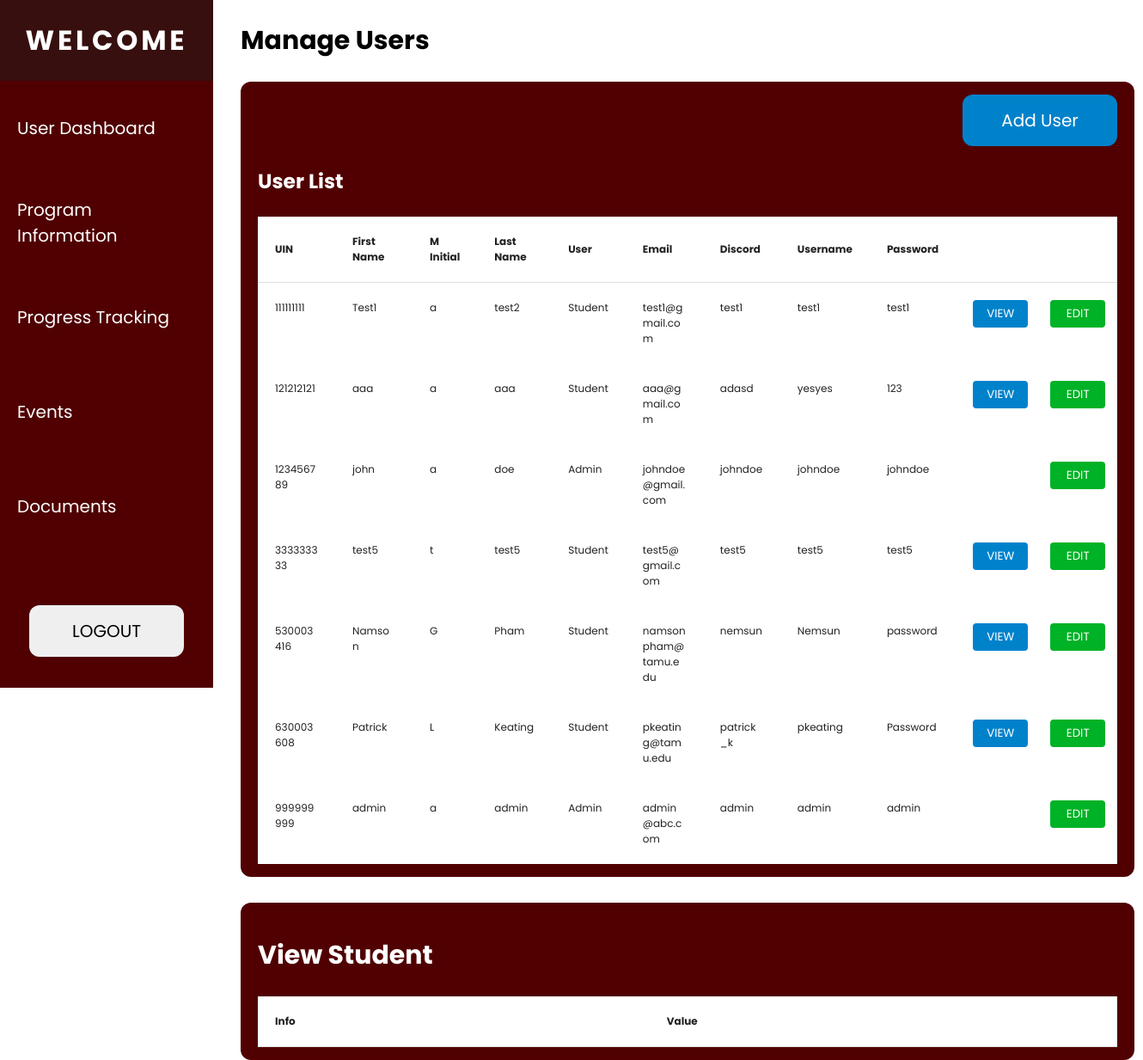
The page /pages/user_admin.php (signed in) on the database its author committed.
### tables this page shows
CREATE TABLE `users` (
  `UIN` int(255) NOT NULL,
  `First_name` varchar(255) NOT NULL,
  `M_Initial` char(1) NOT NULL,
  `Last_Name` varchar(255) NOT NULL,
  `Username` varchar(255) NOT NULL,
  `Passwords` varchar(255) NOT NULL,
  `User_Type` varchar(255) NOT NULL,
  `Email` varchar(255) NOT NULL,
  `Discord` varchar(255) NOT NULL
);

### pages/user_admin.php (the view, shortened to what this page needs)
<?php include '../assets/user_admin_header.php';
include '../assets/navbar.php';
include_once '../includes/dbh.inc.php';
?>
<div class="main-container margin-left-280">
    <div class="header">
        <h2>Manage Users</h2>
    </div>
    <div class="table-wrapper">
    <div class="flex flex-col align-end">
        <button class="add-btn" id="open-user-modal">Add User</button>
    </div>
        <h3>User List</h3>
        <?php
            $stmt = $conn->prepare("SELECT * FROM users");
            $stmt->execute();
            $result = $stmt->get_result();
        ?>
        <div class="table-container">
            <table id="userTable">
                <thead>
                    <tr>
                        <th>UIN</th>
                        <th>First Name</th>
                        <th>M Initial</th>
                        <th>Last Name</th>
                        <th>User</th>
                        <th>Email</th>
                        <th>Discord</th>
                        <th>Username</th>
                        <th>Password</th>
                        <th class="hidden">.</th>
                        <th class="hidden">.</th>
                        <th class="hidden">.</th>
                    </tr>
                </thead>
                <tbody>
                    <?php
                    if(mysqli_num_rows($result) > 0) {
                        while($row = mysqli_fetch_assoc($result)) {
                            ?>
                            <tr>
                                <td><?php echo $row['UIN']; ?></td>
                                <td><?php echo $row['First_name']; ?></td>
                                <td><?php echo $row['M_Initial']; ?></td>
                                <td><?php echo $row['Last_Name']; ?></td>
                                <td><?php echo $row['User_Type']; ?></td>
                                <td><?php echo $row['Email']; ?></td>
                                <td><?php echo $row['Discord']; ?></td>
                                <td><?php echo $row['Username']; ?></td>
                                <td><?php echo $row['Passwords']; ?></td>
                                <?php if ($row['User_Type'] == 'Student') { ?>
                                <td>
                                    <form action="user_admin.php" method="POST">
                                        <button type="submit" name="view_btn" class="table-btn view-btn">VIEW</button>
                                    </form>
                                </td>
                                <?php } else { ?>
                                    <td> </td>
                                <?php } ?>
                                <td>
                                    <form action="edit_user_admin.php" method="POST">
                                        <button type="submit" name="edit_btn" class="table-btn edit-btn">EDIT</button>
                                    </form>
                                </td>
                                <td>
                                </td>
                            </tr>
                            <?php
                        }
                    } else {
                        echo "No Users Found";
                    }
                    ?>
                </tbody>
            </table>
        </div>
    </div>
    <br>
    <div class="table-wrapper" id="specificTable">
        <h2> View Student </h2>
        <div class="table-container">
            <table id="userTable">
                <thead>
                    <tr>
                        <th>Info</th>
                        <th>Value</th>
                    </tr>
                </thead>
        </div>
    </div>
</div>

### css/navbar.css (style rules this page uses)
body { margin: 0; padding: 0; font-family: 'Poppins', sans-serif; }

### css/modal.css (style rules this page uses)
* { font-family: 'Poppins', sans-serif; }

### css/style.css (style rules this page uses)
.main-container { margin: 0; padding: 0; font-family: 'Poppins', sans-serif; font-size: 20px; color: black; }
.margin-left-280 { margin-left: 280px; }
.add-btn { border: none; font-family: 'Poppins', sans-serif; width: 180px; height: 60px; border-radius: 12px; display: flex; align-items: center; justify-content: center; font-size: 20px; background-color: #0082CB; color: white; transition: 0.1s; cursor: pointer }
.header { display: flex; justify-content: space-between; align-items: center; padding-right: 35px; }
.table-wrapper { background-color: #500000; padding: 15px 20px; margin-right: 35px; border-radius: 12px; color: white; min-width: 1000px; }
.flex { display: flex; }
.flex-col { flex-direction: column; }
.align-end { align-items: flex-end; }
table { border-collapse: collapse; width: 100%; }
td, th { text-align: left; font-size: 12px; background-color: white; padding: 20px; color: #222222; }
th { border-bottom: 1px solid #ddd; }
.hidden { color: white; }
.table-container { overflow-x: auto; max-width: 1600px; }
.table-btn { width: 64px; height: 32px; padding: 6px 12px; color: #fff; border: none; border-radius: 4px; cursor: pointer; transition: 0.1s; display: flex; justify-content: center; }
.edit-btn { background-color: #00B226; text-align: center }
.view-btn { background-color: #0082CB; }
.table-container table td { word-wrap: break-word; white-space: normal; vertical-align: top; max-width: 50px; }

### rows shown on the page
users: UIN "111111111", First_name "Test1", M_Initial "a", Last_Name "test2", User_Type "Student", Email "test1@gmail.com", Discord "test1", Username "test1", Passwords "test1"
users: UIN "121212121", First_name "aaa", M_Initial "a", Last_Name "aaa", User_Type "Student", Email "aaa@gmail.com", Discord "adasd", Username "yesyes", Passwords "123"
users: UIN "123456789", First_name "john", M_Initial "a", Last_Name "doe", User_Type "Admin", Email "johndoe@gmail.com", Discord "johndoe", Username "johndoe", Passwords "johndoe"
users: UIN "333333333", First_name "test5", M_Initial "t", Last_Name "test5", User_Type "Student", Email "test5@gmail.com", Discord "test5", Username "test5", Passwords "test5"
users: UIN "530003416", First_name "Namson", M_Initial "G", Last_Name "Pham", User_Type "Student", Email "namsonpham@tamu.edu", Discord "nemsun", Username "Nemsun", Passwords "password"
users: UIN "630003608", First_name "Patrick", M_Initial "L", Last_Name "Keating", User_Type "Student", Email "pkeating@tamu.edu", Discord "patrick_k", Username "pkeating", Passwords "Password"
users: UIN "999999999", First_name "admin", M_Initial "a", Last_Name "admin", User_Type "Admin", Email "admin@abc.com", Discord "admin", Username "admin", Passwords "admin"
